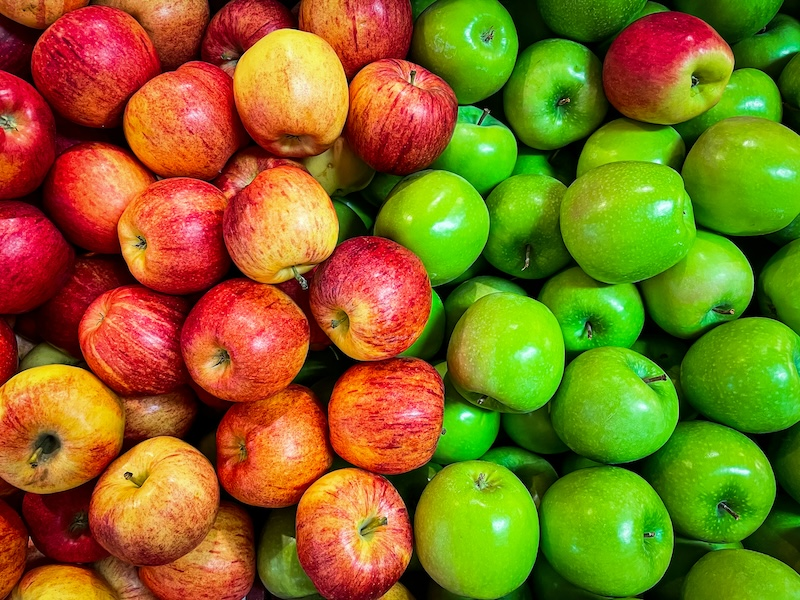
#> input picture datasets/Apples.jpg, 800 x 600 px
$ jupyter execute class2.ipynb
#> lines starting #> are read from the running program, lines starting #| are printed output that depends on the picture; after the words box and inside, x2 and y2 are one past the last pixel; in counts of white or black regions, pixels touching at a corner belong together
# Geometric transformations

Now we know that every pixel has two properties:

1. Coordinate of the pixel in an image grid (row, column) or (y, x).
2. Intensity of the pixel (either one value or vector of values).

In this class we will discuss transformation of coordinates of the pixels. Image transformation implies producing a new image based on the current one. Python makes it easy to perform basic transformations on digital images either manually, by doing manipulations with arrays, or by using methods from dedicated libraries.

Some common geometric operations include:

*  Cropping, flipping, merging
*  Resizing/subsampling
*  Rotation
*  Shearing

There are also more advance transformations, e.g. projective which we will not touch upon. In addition to that you can unfold and refold images to data matrix which we will briefly discuss.

## Image transformations by arrays manipulations

Let's start with cropping. *Cropping* involves removing parts of the image to focus on a particular area of interest, often used for removing unwanted elements in the image. Cropping is easy to do by subsetting rows and columns of the array with color intensities.

Let's load the apple image again and convert it to NumPy array:

[cell 1]
import numpy as np
from PIL import Image
import matplotlib.pyplot as plt

img = Image.open("datasets/Apples.jpg")
#> img is the input picture: PIL image 800x600 RGB; mean R, G, B 132.4, 110.1, 29.6
img_arr = np.array(img)
img_arr.shape
plt.imshow(img_arr)

Let's split the image to two, so the first one contains only the red apples and the second one contains only the green ones.

We know that the width of the original image is 800 pixels (the array has 800 columns), so we can simply take a subset of the columns:

[cell 2]
# take columns with indices from 0 to 399 (first 400 columns)
red_apples = img_arr[:, 0:400, :]

(img_arr.shape, red_apples.shape)
#> Out = ((600, 800, 3), (600, 400, 3))

[cell 3]
# take columns with indices from 400 to 799 (last 400 columns)
green_apples = img_arr[:, 400:800]

(img_arr.shape, green_apples.shape)
#> Out = ((600, 800, 3), (600, 400, 3))

[cell 4]
# show the cropped images
import matplotlib.pyplot as plt

plt.subplot(1, 2, 1)
plt.imshow(red_apples)
plt.title("Red")

plt.subplot(1, 2, 2)
plt.imshow(green_apples)
plt.title("Green")

It works, but we can see some red apples among the green ones. Let's crop the image starting from column 500 instead, plus skip the first 150 rows. Let's do the same also for the red apples in order to let both images having the same size:

[cell 5]
# take rows with indices from 150 to 599 and columns with indices from 0 to 299 (first 300 columns)
red_apples = img_arr[150:, :300]
#> red_apples: shape (450, 300, 3)
red_apples.shape
#> Out = (450, 300, 3)

[cell 6]
# take columns with indices from 500 to 799 (last 300) and the same rows
green_apples = img_arr[150:600, 500:800]
#> green_apples: shape (450, 300, 3)
green_apples.shape

[cell 7]
# show the cropped images
plt.subplot(1, 2, 1)
plt.imshow(red_apples)
plt.title("Red")

plt.subplot(1, 2, 2)
plt.imshow(green_apples)
plt.title("Green")

Looks better! In fact, if an index involves the last row or the last column we can skip it and leave its place empty. Same in case if an index starts with the first (zero) row or column:

[cell 8]
# same operation but without explicit declaration of the last row and the first column
red_apples = img_arr[150:, :300]

# same operation but without explicit declaration of the last row and the last column
green_apples = img_arr[150:, 500:]

# show the cropped images
plt.subplot(1, 2, 1)
plt.imshow(red_apples)
plt.title("Red")

plt.subplot(1, 2, 2)
plt.imshow(green_apples)
plt.title("Green")

Now we can also *flip* the images vertically or horizontally (or both) by changing order of the rows and columns. In this case we need to provide an extra element in the sequence of indices, which will be the step. If we use step -1 we take the last row and make it first, then take the row before the last and make it the second etc.

Here is how it works with rows:

[cell 9]
# flip image vertically by reordering rows of pixels in reverse order
red_apples_vf = red_apples[::-1, :]

# show the cropped images
plt.subplot(1, 2, 1)
plt.imshow(red_apples)
plt.title("Red (original)")

plt.subplot(1, 2, 2)
plt.imshow(red_apples_vf)
plt.title("Red (flipped vertically)")

Write a code which will also flip red apples vertically and both vertically and horizontally. Show a figure with all four images together — the original one and the three flipped ones (vertical, horizontal and both).

[cell 10]
# place your code here

If two (or more) images are represented by arrays with the same number of rows, columns or both, they can be merged into a new image. You can merge arrays (and hence the corresponding images) by stacking the vertically or horizontally. Here is an example:

[cell 11]
more_apples = np.hstack((red_apples, red_apples, red_apples))
plt.imshow(more_apples)

You can make a sequence of stacks.

[cell 12]
even_more_apples = np.vstack((more_apples, more_apples))
plt.imshow(even_more_apples)

Here is another example:

[cell 13]
# make the crops again
red_apples = img_arr[150:, :300]
green_apples = img_arr[150:, 500:]

# flip the images both vertically and horizontally
red_apples_flipped = red_apples[::-1, ::-1]
green_apples_flipped = green_apples[::-1, ::-1]

# stack the images horizontally
img_top = np.hstack((red_apples, green_apples_flipped))
img_bottom = np.hstack((green_apples, red_apples_flipped))

# stack the previous results vertically
img = np.vstack((img_top, img_bottom))
#> img: shape (900, 600, 3)

# show the result
plt.imshow(img)

# show the dimension of the new image
img.shape

Finally you can also transpose an image — flipping it along its main diagonal. Here is illustration from [Wikipidea](https://en.wikipedia.org/wiki/Transpose):

Transposition can be also made by rotation of the image by 90 degrees and reversing the columns. In other words it simply makes rows as columns and columns as rows.

Because we have 3D array (with three color channels) we need to tell NumPy explicitly how to transpose it. Because rows is the first dimension (with index 0), columns is the second dimension (with index 1) and color channels is the third dimension (with index 2), we define the new transposition of rows and columns by swapping their indices:

[cell 14]
# transpose image array
img_transposed = img.transpose((1, 0, 2))
img_transposed.shape

[cell 15]
# show the result
plt.imshow(img_transposed)

Try to change the code above to crop the image for focusing on the green apples instead.

**The transformation is not the same as rotation. Think what you need to combine the transposition with in order to rotate the image by 90, -90 or 180 degrees?** Try your ideas here:

[cell 16]
# place your code here

## Unfolding, refolding and scatter plots

One can think about a color image as a dataset, where pixels are samples (objects) and color channels are variables (columns) as it is shown below:

The operation of transforming the color image represented as 3D array to 2D data matrix is called *unfolding*. The opposite operation is usually called refolding.

Let's load the *Apples* image, unfold it and make a scatter plot where each pixel will be a point in cartesian space. Let's make such plot for red and green color channels:

[cell 17]
# load image and convert to NumPy array
img = Image.open("datasets/Apples.jpg")
img_arr = np.array(img)

img_arr.shape

As you can see, the image contains almost half of a million pixels, which will be quite heavy to process. Let's downsample the image by taking every fourth row and every fourth column:

[cell 18]
img_arr_small = img_arr[::4, ::4, :]
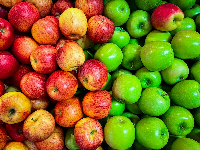
#> img_arr_small: shape (150, 200, 3); mean R, G, B 131.6, 109.1, 28.9
img_arr_small.shape

This should be doable, let's unfold first:

[cell 19]
# let's get every dimension to separate variable
height, width, nchannels = img_arr_small.shape

# compute total number of pixels
npixels = height * width

# unfold array to dataset
img_data = img_arr_small.reshape((npixels, nchannels))
img_data.shape

[cell 20]
# let's look at top rows
img_data[0:5, :]
#> Out = [[200, 109, 39], [170, 75, 29], [212, 122, 70], [192, 100, 51], [187, 109, 43]]

[cell 21]
# make plot for red (1st channel) vs green (2nd channel)
plt.scatter(img_data[:, 0], img_data[:, 1], marker = ".")
plt.xlabel("Red")
plt.ylabel("Green")

 We can use color of pixels to colorize the points (will be a bit slower!):

[cell 22]
plt.scatter(img_data[:, 0], img_data[:, 1], marker = ".", edgecolors=None, color = img_data/255)
plt.xlabel("Red")
plt.ylabel("Green")

Another possibility is to compute density for every point on the plot — how many pixels are around. In this case we need to install another useful package, `scipy`, which contains a lot of useful functions.

Now let's compute the density and use it for color coding (it will take some time!):

[cell 23]
from scipy.stats import gaussian_kde

# select only relevant columns and transpose selection
dens_data = img_data[:, 0:2].T

# calculate the point densities
dens = gaussian_kde(dens_data)(dens_data)

[cell 24]
# make a plot using plot densities for color gradient
plt.scatter(img_data[:, 0], img_data[:, 1], marker = ".", edgecolors=None, c = dens)
plt.xlabel("Red")
plt.ylabel("Green")
plt.colorbar()

By the way, the computed density values can be refolded to one-channel image:

[cell 25]
dens_img = dens.reshape((height, width))
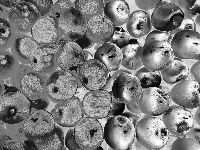
#> dens_img: shape (150, 200) float64; min 6.22e-07, max 4.34e-05, mean 2.17e-05; drawn with min black and max white
plt.imshow(dens_img)

We can even make Principal Component Analysis (via Singular Value Decomposition) and show scores as images:

[cell 26]
# import SVD method from numpy
from numpy.linalg import svd

# mean center the columns
img_data_centered = img_data - img_data.mean(axis = 0)

[cell 27]
# computed SVD
U, S, V = svd(img_data_centered, full_matrices=False)
#> S = [15414.5, 11984.1, 4747]; V = [[-0.781, -0.547, -0.302], [0.544, -0.833, 0.101], [0.307, 0.0857, -0.948]]

# compute scores
T = np.dot(U, np.diag(S))

[cell 28]
# refold matrix scores into image
score_img = T.reshape((height, width, nchannels))

# show the scores for PC1
plt.imshow(score_img[:, :, 2])
plt.title("PC1")
plt.colorbar()

[cell 29]
# show the scores for PC1 with thresholding
plt.imshow(score_img[:, :, 0] < 0)
plt.title("PC1")
plt.colorbar()

And of course you can use the result of thresholding as a mask and combine it with the original image. However in this case you need to use transposed arrays to let NumPy do multiplication of 3D array and 2D array correctly.

[cell 30]
mask = (score_img[:, :, 0] < 0)
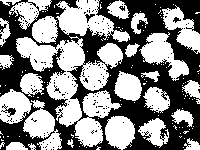
#> mask: shape (150, 200) bool; 52.7% white; 185 black regions (180 under 20 px), largest, box (x1, y1, x2, y2) and area: (0, 0, 200, 150) 13687, (1, 104, 16, 117) 67, (85, 14, 95, 23) 37, (0, 24, 7, 33) 30, (173, 17, 181, 23) 25
img_masked = img_arr_small.T * mask.T

# show the scores for PC1 with thresholding
plt.imshow(img_masked.T)
plt.title("PC1")
plt.colorbar()
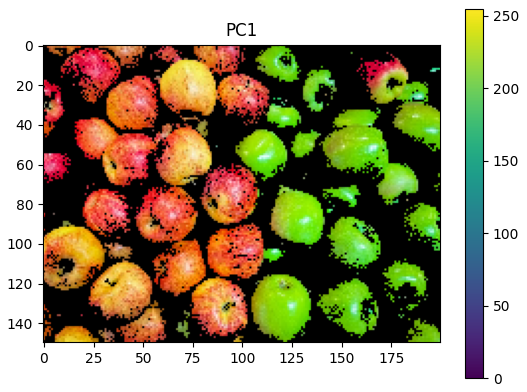
#> figure drawn by matplotlib, 2 panels

## Image transformations in PIL

Now let's learn how to do transformations in PIL. All transformations can be actually done manually by using NumPy arrays, but it will require a lot of code. So we will reuse the code already written by the PIL/Pillow developers. First of all you can do all operations we discussed above in PIL as well.

### Cropping and flipping

Let's load the apple image again and crop it to focus on the part with red apples.

[cell 31]
img = Image.open("datasets/Apples.jpg")

# defining the bounding box (left, upper, right, lower) for red apples part
box_red = (0, 0, 300, 600)

# crop the image into new ones)
img_red = img.crop(box_red)
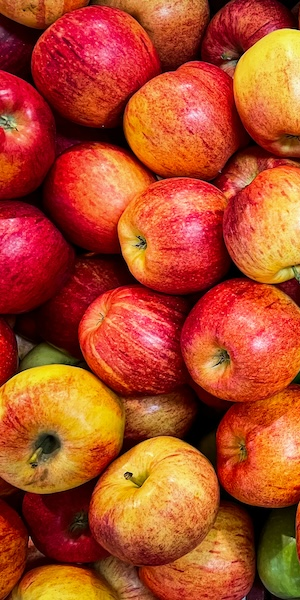
#> img_red: PIL image 300x600 RGB; mean R, G, B 175, 74.3, 38.5

# show the cropped image
img_red

You can also flip images in PIL as shown the code below:

[cell 32]
img_flipped = img.transpose(Image.FLIP_LEFT_RIGHT)
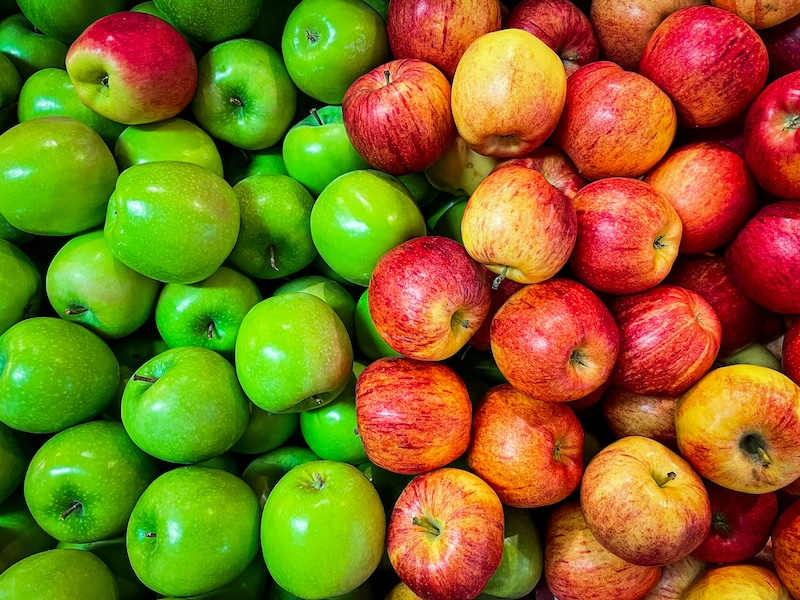
#> img_flipped: PIL image 800x600 RGB; mean R, G, B 132.4, 110.1, 29.6

img_flipped

### Resizing

Here is how to resize the image.

[cell 33]
# definig the new size in pixels (width, height)
new_size = (400, 300)

resized_img = img.resize(new_size)

resized_img

Keep in mind that resizing does not keep the correct aspect ratio, it is your responsibility. Otherwise you can make some distortions like the following.

[cell 34]
# definig the new size which does not keep the correct aspect ratio
new_size = (400, 100)

resized_img = img.resize(new_size)
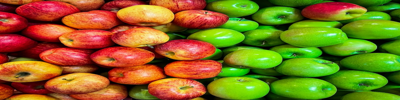
#> resized_img: PIL image 400x100 RGB; mean R, G, B 132.4, 110.1, 29.6

resized_img

### Rotation

Rotation alters the orientation of an image by a specified angle, allowing for adjustments to the image's orientation or alignment. It's useful for correcting skewed images or achieving desired visual effects.

[cell 35]
# Rotation the image by 40 degrees clockwise
rotated_image = img.rotate(40)

rotated_image

As you can see the rotated image has the same size as the original. You can change this if you add additional argument to the `rotate()` function:

[cell 36]
# Rotation the image by 40 degrees clockwise and resize
rotated_image = img.rotate(40, expand=1)
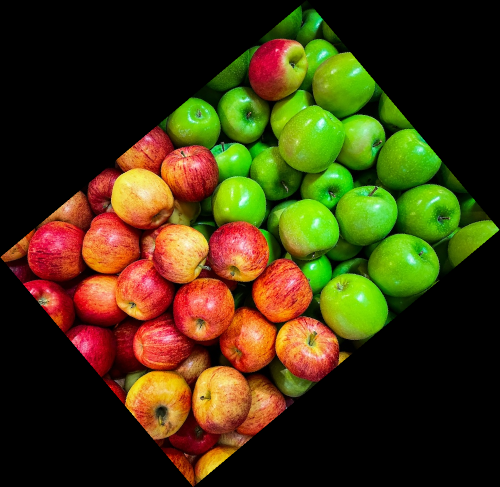
#> rotated_image: PIL image 1000x974 RGB (shown at 1/2 size); mean R, G, B 65.2, 54.3, 14.6

rotated_image

### Interpolation

Any transformation which changes the position of pixels requires additional operation — *interpolation*. The idea is as follows. The image is always a rectangle with fixed number of pixels. But when you e.g. rotate the pixels, they do not match the grid:

Here is another illustration.

The black squares represent the grid of pixels on the final image. The color rectangles represent the old pixels after rotation. As you can see they do not match. So what we need to do is to compute intensities of the black pixels by taking into account the intensities of the colored pixels around.

Let's show the same but making the old and the new pixels round and more sparse for the sake of clarity:

And our goal is to compute the intensity of the bold black pixel in the middle. There are three main possibilities (other ways also exist but will not be considered here):

**Nearest neighbor**

Simply takes the intensity of the closest pixel:

**Bilinear interpolation**

Takes four pixels around:

Fits their intensities using a set of linear functions and then computes the new intensity based on the interpolations:

**Bicubic interpolation**

Takes 16 pixels around:

Fits their intensities with a set of cubic polynomials and then computes the new intensity based on the functions (not shown here).

The simplest and the fastest is *nearest neighbor* method and this is also the default ones. If you want to use other methods, simply specify additional parameter to the transformation function as it is shown in the example below:


[cell 37]
# Rotation the image by 40 degrees clockwise and resize using bilinear interpolation
rotated_image = img.rotate(40, expand=1, resample=Image.Resampling.BILINEAR)

rotated_image

For high resolution image with many pixels the difference is barely visible by a naked eye but for small images it can be crucial. See an example below:

[cell 38]
# take a small crop of the original image
img_small = img.crop([100, 100, 180, 180])
img_small.size

[cell 39]
img_small

[cell 40]
# increase size of the cropped image using three different methods
img_resized_nn = img_small.resize((400, 400), resample=Image.Resampling.NEAREST)
img_resized_bl = img_small.resize((400, 400), resample=Image.Resampling.BILINEAR)
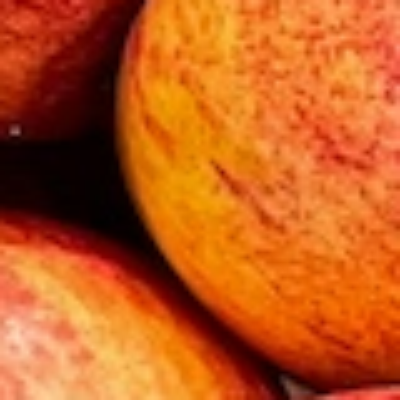
#> img_resized_bl: PIL image 400x400 RGB; mean R, G, B 192.6, 91.5, 29.9
img_resized_bc = img_small.resize((400, 400), resample=Image.Resampling.BICUBIC)

[cell 41]
# investigate the images one by one
img_resized_bc

### Shearing and other transformations

You can also distort the images by applying geometric transformation which changes the coordinates of the pixels so they do not match the original coordinate grid. One of the examples of such distortion is *[shearing](https://en.wikipedia.org/wiki/Shear_mapping)*.

Shearing distorts the shape of an image along one axis by shifting each point by an amount proportional to its distance from a particular axis. This transformation introduces a "sheared" appearance, useful for creating unique visual effects or correcting perspective distortions.

[cell 42]
# define the shearing factor
shear_factor = 0.1

# shearing the image horizontally
sheared_image = img.transform(img.size, Image.AFFINE, (1, shear_factor, 0, 0, 1, 0))

sheared_image

The method `transform` can apply any geometric transformation to the pixels. Second argument of the method, `Image.AFFINE`, "tells" that the transformation should be [affine](https://en.wikipedia.org/wiki/Affine_transformation). Affine transformation computes new coordinates of every pixel $(x', y')$ as a linear combination of its old coordinates $(x, y)$:

$x' = ax + by + c$

$y' = dx + ey + f$

So to apply a transformation, you simply need to provide all six coefficients in form of a tuple: `(a, b, c, d, e, f)`. For example, coefficients `(1, 0, 0, 0, 1, 0)` does not change any coordinates, this is an identity transformation.

And what we did above we applied the following transformation:

$x' = x + sy$

$y' = y$

Where $s$ was equal to 0.1. So new x-coordinate depends on the y-coordinate of the pixels, while y-coordinates do not change. Because y-coordinates of image pixels start from the top and increase to the bottom, we see a bigger shift for the bottom pixels. The larger shearing factor will be the larger shift.

Now we can implement the vertical sheering:

$x' = x$

$y' = sx + y$

[cell 43]
# define the shearing factor
shear_factor = 0.1

# shearing the image vertically
sheared_image = img.transform(img.size, Image.AFFINE, (1, 0, 0, shear_factor, 1, 0))

sheared_image

And in both directions:

[cell 44]
# define the shearing factor
shear_factor = 0.1

# shearing the image vertically
sheared_image = img.transform(img.size, Image.AFFINE, (1, shear_factor, 0, shear_factor, 1, 0))
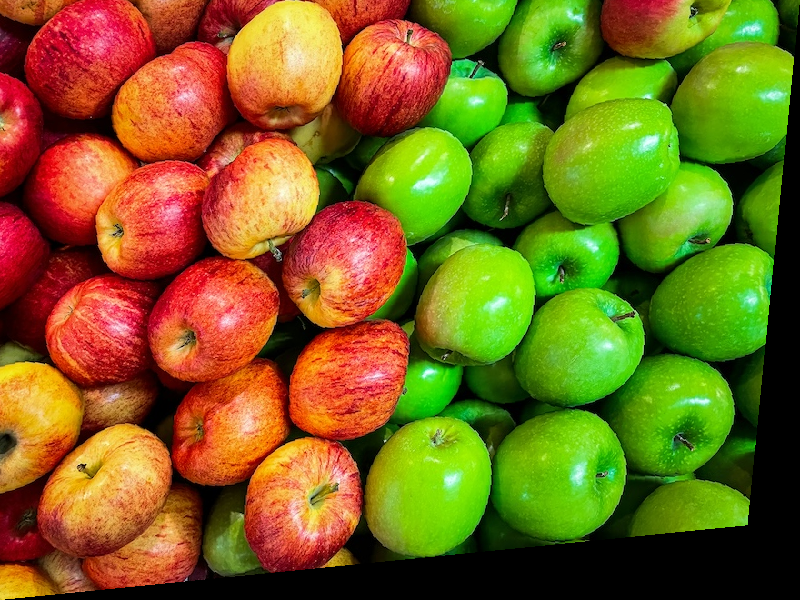
#> sheared_image: PIL image 800x600 RGB; mean R, G, B 121.1, 103.2, 26.9

sheared_image
